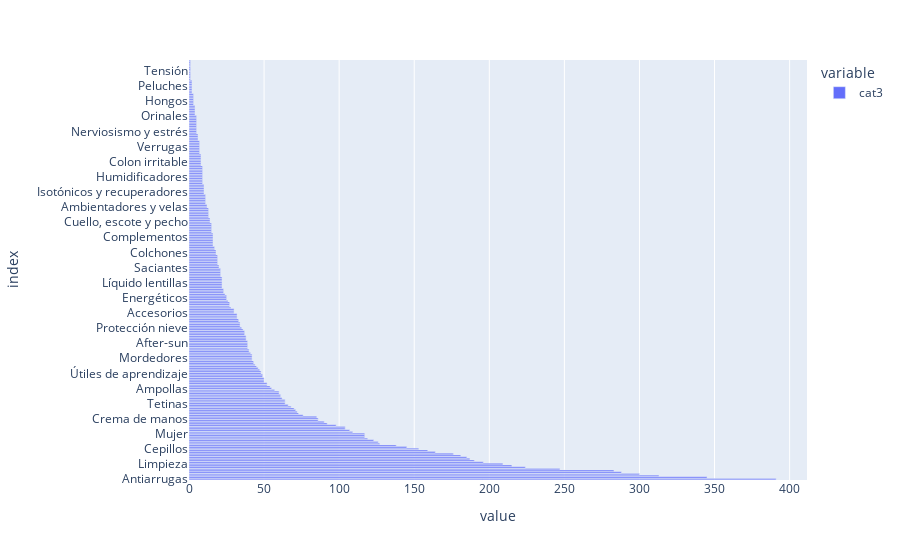

The notebook cell this image was saved under:
### Markdown cell above
En esta subcategoría observamos que *Facial* sobresale a primera vista, mientras que otras no son tan comunes. Existe una gran descompensación entre *"clases"*

### Code cell
fig = px.bar(categories["cat3"].value_counts(), orientation="h")
fig.show()

### Figure 1 — Plotly figure (JSON) as saved in the notebook; plotly's stock layout.template omitted (floating-point values rounded to 4 significant figures; data arrays with more than 128 entries replaced by an {"elided": "..."} marker saying what was removed)
{"data": [{"alignmentgroup": "True", "hovertemplate": "variable=cat3<br>value=%{x}<br>index=%{y}<extra></extra>", "legendgroup": "cat3", "marker": {"color": "#636efa", "pattern": {"shape": ""}}, "name": "cat3", "offsetgroup": "cat3", "orientation": "h", "showlegend": true, "textposition": "auto", "type": "bar", "x": {"elided": "250 int values"}, "xaxis": "x", "y": {"elided": "250 str values"}, "yaxis": "y"}], "layout": {"barmode": "relative", "legend": {"title": {"text": "variable"}, "tracegroupgap": 0}, "margin": {"t": 60}, "xaxis": {"anchor": "y", "domain": [0, 1], "title": {"text": "value"}}, "yaxis": {"anchor": "x", "domain": [0, 1], "title": {"text": "index"}}}}
